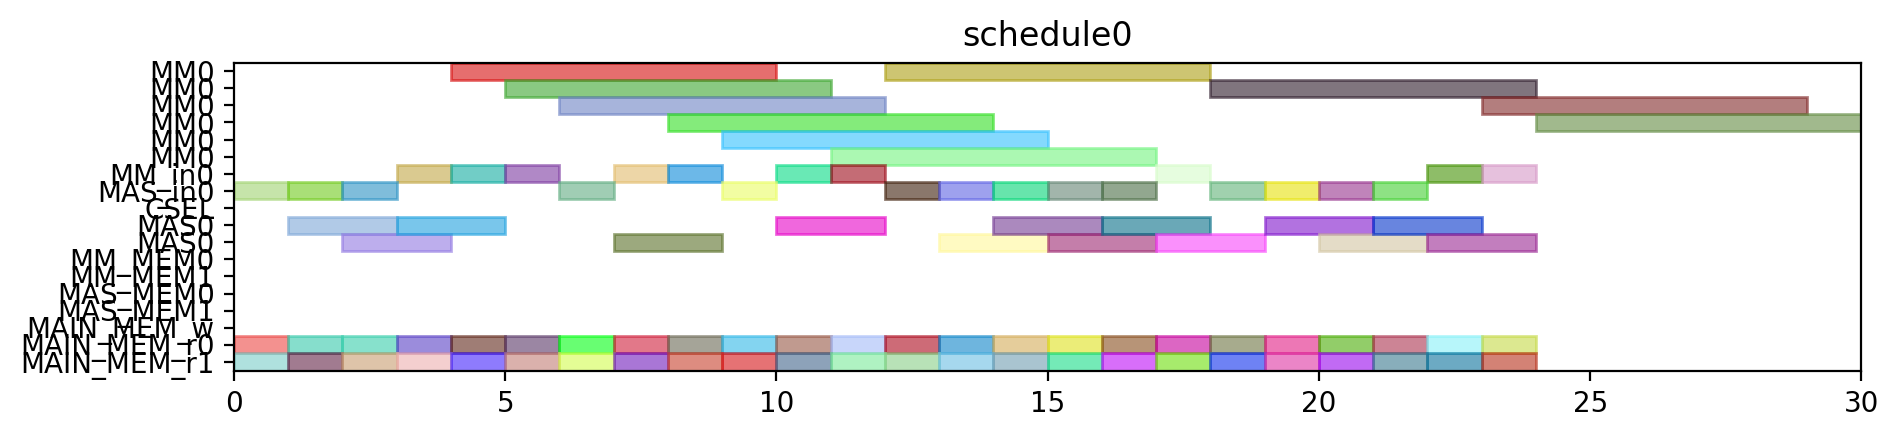

This figure's Python source:
from pyschedule import Scenario, solvers, plotters, alt


def solve():
	horizon = 120
	S = Scenario("schedule0", horizon=horizon)

	# resource
	MM = S.Resources('MM', num=1, size=6)
	MM_in = S.Resources('MM_in', num=1)
	MAS_in = S.Resources('MAS_in', num=1)
	CSEL = S.Resource('CSEL')
	MAS = S.Resources('MAS', num=1, size=2, periods=range(1, horizon))
	MM_MEM = S.Resources('MM_MEM', num=2)
	MAS_MEM = S.Resources('MAS_MEM', num=2)
	MAIN_MEM_w = S.Resource('MAIN_MEM_w', size=1)
	MAIN_MEM_r = S.Resources('MAIN_MEM_r', num=2)

	# result of previous scheduling

	# new tasks
	t0_t0 = S.Task('t0_t0', length=2, delay_cost=1)
	t0_t0 += alt(MAS)
	t0_t0_in = S.Task('t0_t0_in', length=1, delay_cost=1)
	t0_t0_in += alt(MAS_in)
	S += t0_t0_in*MAS_in[0]<=t0_t0*MAS[0]

	t0_t0_mem0 = S.Task('t0_t0_mem0', length=1, delay_cost=1)
	t0_t0_mem0 += MAIN_MEM_r[0]
	S += t0_t0_mem0 <= t0_t0

	t0_t0_mem1 = S.Task('t0_t0_mem1', length=1, delay_cost=1)
	t0_t0_mem1 += MAIN_MEM_r[1]
	S += t0_t0_mem1 <= t0_t0

	t0_t1 = S.Task('t0_t1', length=2, delay_cost=1)
	t0_t1 += alt(MAS)
	t0_t1_in = S.Task('t0_t1_in', length=1, delay_cost=1)
	t0_t1_in += alt(MAS_in)
	S += t0_t1_in*MAS_in[0]<=t0_t1*MAS[0]

	t0_t1_mem0 = S.Task('t0_t1_mem0', length=1, delay_cost=1)
	t0_t1_mem0 += MAIN_MEM_r[0]
	S += t0_t1_mem0 <= t0_t1

	t0_t1_mem1 = S.Task('t0_t1_mem1', length=1, delay_cost=1)
	t0_t1_mem1 += MAIN_MEM_r[1]
	S += t0_t1_mem1 <= t0_t1

	t0_t3 = S.Task('t0_t3', length=6, delay_cost=1)
	t0_t3 += alt(MM)
	t0_t3_in = S.Task('t0_t3_in', length=1, delay_cost=1)
	t0_t3_in += alt(MM_in)
	S += t0_t3_in*MM_in[0]<=t0_t3*MM[0]
	t0_t3_mem0 = S.Task('t0_t3_mem0', length=1, delay_cost=1)
	t0_t3_mem0 += MAIN_MEM_r[0]
	S += t0_t3_mem0 <= t0_t3

	t0_t3_mem1 = S.Task('t0_t3_mem1', length=1, delay_cost=1)
	t0_t3_mem1 += MAIN_MEM_r[1]
	S += t0_t3_mem1 <= t0_t3

	t10 = S.Task('t10', length=2, delay_cost=1)
	t10 += alt(MAS)
	t10_in = S.Task('t10_in', length=1, delay_cost=1)
	t10_in += alt(MAS_in)
	S += t10_in*MAS_in[0]<=t10*MAS[0]

	t10_mem0 = S.Task('t10_mem0', length=1, delay_cost=1)
	t10_mem0 += MAIN_MEM_r[0]
	S += t10_mem0 <= t10

	t10_mem1 = S.Task('t10_mem1', length=1, delay_cost=1)
	t10_mem1 += MAIN_MEM_r[1]
	S += t10_mem1 <= t10

	t11 = S.Task('t11', length=2, delay_cost=1)
	t11 += alt(MAS)
	t11_in = S.Task('t11_in', length=1, delay_cost=1)
	t11_in += alt(MAS_in)
	S += t11_in*MAS_in[0]<=t11*MAS[0]

	t11_mem0 = S.Task('t11_mem0', length=1, delay_cost=1)
	t11_mem0 += MAIN_MEM_r[0]
	S += t11_mem0 <= t11

	t11_mem1 = S.Task('t11_mem1', length=1, delay_cost=1)
	t11_mem1 += MAIN_MEM_r[1]
	S += t11_mem1 <= t11

	t3_t0 = S.Task('t3_t0', length=6, delay_cost=1)
	t3_t0 += alt(MM)
	t3_t0_in = S.Task('t3_t0_in', length=1, delay_cost=1)
	t3_t0_in += alt(MM_in)
	S += t3_t0_in*MM_in[0]<=t3_t0*MM[0]
	t3_t0_mem0 = S.Task('t3_t0_mem0', length=1, delay_cost=1)
	t3_t0_mem0 += MAIN_MEM_r[0]
	S += t3_t0_mem0 <= t3_t0

	t3_t0_mem1 = S.Task('t3_t0_mem1', length=1, delay_cost=1)
	t3_t0_mem1 += MAIN_MEM_r[1]
	S += t3_t0_mem1 <= t3_t0

	t3_t1 = S.Task('t3_t1', length=6, delay_cost=1)
	t3_t1 += alt(MM)
	t3_t1_in = S.Task('t3_t1_in', length=1, delay_cost=1)
	t3_t1_in += alt(MM_in)
	S += t3_t1_in*MM_in[0]<=t3_t1*MM[0]
	t3_t1_mem0 = S.Task('t3_t1_mem0', length=1, delay_cost=1)
	t3_t1_mem0 += MAIN_MEM_r[0]
	S += t3_t1_mem0 <= t3_t1

	t3_t1_mem1 = S.Task('t3_t1_mem1', length=1, delay_cost=1)
	t3_t1_mem1 += MAIN_MEM_r[1]
	S += t3_t1_mem1 <= t3_t1

	t3_t2 = S.Task('t3_t2', length=2, delay_cost=1)
	t3_t2 += alt(MAS)
	t3_t2_in = S.Task('t3_t2_in', length=1, delay_cost=1)
	t3_t2_in += alt(MAS_in)
	S += t3_t2_in*MAS_in[0]<=t3_t2*MAS[0]

	t3_t2_mem0 = S.Task('t3_t2_mem0', length=1, delay_cost=1)
	t3_t2_mem0 += MAIN_MEM_r[0]
	S += t3_t2_mem0 <= t3_t2

	t3_t2_mem1 = S.Task('t3_t2_mem1', length=1, delay_cost=1)
	t3_t2_mem1 += MAIN_MEM_r[1]
	S += t3_t2_mem1 <= t3_t2

	t3_t3 = S.Task('t3_t3', length=2, delay_cost=1)
	t3_t3 += alt(MAS)
	t3_t3_in = S.Task('t3_t3_in', length=1, delay_cost=1)
	t3_t3_in += alt(MAS_in)
	S += t3_t3_in*MAS_in[0]<=t3_t3*MAS[0]

	t3_t3_mem0 = S.Task('t3_t3_mem0', length=1, delay_cost=1)
	t3_t3_mem0 += MAIN_MEM_r[0]
	S += t3_t3_mem0 <= t3_t3

	t3_t3_mem1 = S.Task('t3_t3_mem1', length=1, delay_cost=1)
	t3_t3_mem1 += MAIN_MEM_r[1]
	S += t3_t3_mem1 <= t3_t3

	t4_t0 = S.Task('t4_t0', length=2, delay_cost=1)
	t4_t0 += alt(MAS)
	t4_t0_in = S.Task('t4_t0_in', length=1, delay_cost=1)
	t4_t0_in += alt(MAS_in)
	S += t4_t0_in*MAS_in[0]<=t4_t0*MAS[0]

	t4_t0_mem0 = S.Task('t4_t0_mem0', length=1, delay_cost=1)
	t4_t0_mem0 += MAIN_MEM_r[0]
	S += t4_t0_mem0 <= t4_t0

	t4_t0_mem1 = S.Task('t4_t0_mem1', length=1, delay_cost=1)
	t4_t0_mem1 += MAIN_MEM_r[1]
	S += t4_t0_mem1 <= t4_t0

	t4_t1 = S.Task('t4_t1', length=2, delay_cost=1)
	t4_t1 += alt(MAS)
	t4_t1_in = S.Task('t4_t1_in', length=1, delay_cost=1)
	t4_t1_in += alt(MAS_in)
	S += t4_t1_in*MAS_in[0]<=t4_t1*MAS[0]

	t4_t1_mem0 = S.Task('t4_t1_mem0', length=1, delay_cost=1)
	t4_t1_mem0 += MAIN_MEM_r[0]
	S += t4_t1_mem0 <= t4_t1

	t4_t1_mem1 = S.Task('t4_t1_mem1', length=1, delay_cost=1)
	t4_t1_mem1 += MAIN_MEM_r[1]
	S += t4_t1_mem1 <= t4_t1

	t4_t3 = S.Task('t4_t3', length=6, delay_cost=1)
	t4_t3 += alt(MM)
	t4_t3_in = S.Task('t4_t3_in', length=1, delay_cost=1)
	t4_t3_in += alt(MM_in)
	S += t4_t3_in*MM_in[0]<=t4_t3*MM[0]
	t4_t3_mem0 = S.Task('t4_t3_mem0', length=1, delay_cost=1)
	t4_t3_mem0 += MAIN_MEM_r[0]
	S += t4_t3_mem0 <= t4_t3

	t4_t3_mem1 = S.Task('t4_t3_mem1', length=1, delay_cost=1)
	t4_t3_mem1 += MAIN_MEM_r[1]
	S += t4_t3_mem1 <= t4_t3

	t5_t0 = S.Task('t5_t0', length=6, delay_cost=1)
	t5_t0 += alt(MM)
	t5_t0_in = S.Task('t5_t0_in', length=1, delay_cost=1)
	t5_t0_in += alt(MM_in)
	S += t5_t0_in*MM_in[0]<=t5_t0*MM[0]
	t5_t0_mem0 = S.Task('t5_t0_mem0', length=1, delay_cost=1)
	t5_t0_mem0 += MAIN_MEM_r[0]
	S += t5_t0_mem0 <= t5_t0

	t5_t0_mem1 = S.Task('t5_t0_mem1', length=1, delay_cost=1)
	t5_t0_mem1 += MAIN_MEM_r[1]
	S += t5_t0_mem1 <= t5_t0

	t5_t1 = S.Task('t5_t1', length=6, delay_cost=1)
	t5_t1 += alt(MM)
	t5_t1_in = S.Task('t5_t1_in', length=1, delay_cost=1)
	t5_t1_in += alt(MM_in)
	S += t5_t1_in*MM_in[0]<=t5_t1*MM[0]
	t5_t1_mem0 = S.Task('t5_t1_mem0', length=1, delay_cost=1)
	t5_t1_mem0 += MAIN_MEM_r[0]
	S += t5_t1_mem0 <= t5_t1

	t5_t1_mem1 = S.Task('t5_t1_mem1', length=1, delay_cost=1)
	t5_t1_mem1 += MAIN_MEM_r[1]
	S += t5_t1_mem1 <= t5_t1

	t5_t2 = S.Task('t5_t2', length=2, delay_cost=1)
	t5_t2 += alt(MAS)
	t5_t2_in = S.Task('t5_t2_in', length=1, delay_cost=1)
	t5_t2_in += alt(MAS_in)
	S += t5_t2_in*MAS_in[0]<=t5_t2*MAS[0]

	t5_t2_mem0 = S.Task('t5_t2_mem0', length=1, delay_cost=1)
	t5_t2_mem0 += MAIN_MEM_r[0]
	S += t5_t2_mem0 <= t5_t2

	t5_t2_mem1 = S.Task('t5_t2_mem1', length=1, delay_cost=1)
	t5_t2_mem1 += MAIN_MEM_r[1]
	S += t5_t2_mem1 <= t5_t2

	t5_t3 = S.Task('t5_t3', length=2, delay_cost=1)
	t5_t3 += alt(MAS)
	t5_t3_in = S.Task('t5_t3_in', length=1, delay_cost=1)
	t5_t3_in += alt(MAS_in)
	S += t5_t3_in*MAS_in[0]<=t5_t3*MAS[0]

	t5_t3_mem0 = S.Task('t5_t3_mem0', length=1, delay_cost=1)
	t5_t3_mem0 += MAIN_MEM_r[0]
	S += t5_t3_mem0 <= t5_t3

	t5_t3_mem1 = S.Task('t5_t3_mem1', length=1, delay_cost=1)
	t5_t3_mem1 += MAIN_MEM_r[1]
	S += t5_t3_mem1 <= t5_t3

	t6_t0 = S.Task('t6_t0', length=6, delay_cost=1)
	t6_t0 += alt(MM)
	t6_t0_in = S.Task('t6_t0_in', length=1, delay_cost=1)
	t6_t0_in += alt(MM_in)
	S += t6_t0_in*MM_in[0]<=t6_t0*MM[0]
	t6_t0_mem0 = S.Task('t6_t0_mem0', length=1, delay_cost=1)
	t6_t0_mem0 += MAIN_MEM_r[0]
	S += t6_t0_mem0 <= t6_t0

	t6_t0_mem1 = S.Task('t6_t0_mem1', length=1, delay_cost=1)
	t6_t0_mem1 += MAIN_MEM_r[1]
	S += t6_t0_mem1 <= t6_t0

	t6_t1 = S.Task('t6_t1', length=6, delay_cost=1)
	t6_t1 += alt(MM)
	t6_t1_in = S.Task('t6_t1_in', length=1, delay_cost=1)
	t6_t1_in += alt(MM_in)
	S += t6_t1_in*MM_in[0]<=t6_t1*MM[0]
	t6_t1_mem0 = S.Task('t6_t1_mem0', length=1, delay_cost=1)
	t6_t1_mem0 += MAIN_MEM_r[0]
	S += t6_t1_mem0 <= t6_t1

	t6_t1_mem1 = S.Task('t6_t1_mem1', length=1, delay_cost=1)
	t6_t1_mem1 += MAIN_MEM_r[1]
	S += t6_t1_mem1 <= t6_t1

	t6_t2 = S.Task('t6_t2', length=2, delay_cost=1)
	t6_t2 += alt(MAS)
	t6_t2_in = S.Task('t6_t2_in', length=1, delay_cost=1)
	t6_t2_in += alt(MAS_in)
	S += t6_t2_in*MAS_in[0]<=t6_t2*MAS[0]

	t6_t2_mem0 = S.Task('t6_t2_mem0', length=1, delay_cost=1)
	t6_t2_mem0 += MAIN_MEM_r[0]
	S += t6_t2_mem0 <= t6_t2

	t6_t2_mem1 = S.Task('t6_t2_mem1', length=1, delay_cost=1)
	t6_t2_mem1 += MAIN_MEM_r[1]
	S += t6_t2_mem1 <= t6_t2

	t6_t3 = S.Task('t6_t3', length=2, delay_cost=1)
	t6_t3 += alt(MAS)
	t6_t3_in = S.Task('t6_t3_in', length=1, delay_cost=1)
	t6_t3_in += alt(MAS_in)
	S += t6_t3_in*MAS_in[0]<=t6_t3*MAS[0]

	t6_t3_mem0 = S.Task('t6_t3_mem0', length=1, delay_cost=1)
	t6_t3_mem0 += MAIN_MEM_r[0]
	S += t6_t3_mem0 <= t6_t3

	t6_t3_mem1 = S.Task('t6_t3_mem1', length=1, delay_cost=1)
	t6_t3_mem1 += MAIN_MEM_r[1]
	S += t6_t3_mem1 <= t6_t3

	t7_t0 = S.Task('t7_t0', length=6, delay_cost=1)
	t7_t0 += alt(MM)
	t7_t0_in = S.Task('t7_t0_in', length=1, delay_cost=1)
	t7_t0_in += alt(MM_in)
	S += t7_t0_in*MM_in[0]<=t7_t0*MM[0]
	t7_t0_mem0 = S.Task('t7_t0_mem0', length=1, delay_cost=1)
	t7_t0_mem0 += MAIN_MEM_r[0]
	S += t7_t0_mem0 <= t7_t0

	t7_t0_mem1 = S.Task('t7_t0_mem1', length=1, delay_cost=1)
	t7_t0_mem1 += MAIN_MEM_r[1]
	S += t7_t0_mem1 <= t7_t0

	t7_t1 = S.Task('t7_t1', length=6, delay_cost=1)
	t7_t1 += alt(MM)
	t7_t1_in = S.Task('t7_t1_in', length=1, delay_cost=1)
	t7_t1_in += alt(MM_in)
	S += t7_t1_in*MM_in[0]<=t7_t1*MM[0]
	t7_t1_mem0 = S.Task('t7_t1_mem0', length=1, delay_cost=1)
	t7_t1_mem0 += MAIN_MEM_r[0]
	S += t7_t1_mem0 <= t7_t1

	t7_t1_mem1 = S.Task('t7_t1_mem1', length=1, delay_cost=1)
	t7_t1_mem1 += MAIN_MEM_r[1]
	S += t7_t1_mem1 <= t7_t1

	t7_t2 = S.Task('t7_t2', length=2, delay_cost=1)
	t7_t2 += alt(MAS)
	t7_t2_in = S.Task('t7_t2_in', length=1, delay_cost=1)
	t7_t2_in += alt(MAS_in)
	S += t7_t2_in*MAS_in[0]<=t7_t2*MAS[0]

	t7_t2_mem0 = S.Task('t7_t2_mem0', length=1, delay_cost=1)
	t7_t2_mem0 += MAIN_MEM_r[0]
	S += t7_t2_mem0 <= t7_t2

	t7_t2_mem1 = S.Task('t7_t2_mem1', length=1, delay_cost=1)
	t7_t2_mem1 += MAIN_MEM_r[1]
	S += t7_t2_mem1 <= t7_t2

	t7_t3 = S.Task('t7_t3', length=2, delay_cost=1)
	t7_t3 += alt(MAS)
	t7_t3_in = S.Task('t7_t3_in', length=1, delay_cost=1)
	t7_t3_in += alt(MAS_in)
	S += t7_t3_in*MAS_in[0]<=t7_t3*MAS[0]

	t7_t3_mem0 = S.Task('t7_t3_mem0', length=1, delay_cost=1)
	t7_t3_mem0 += MAIN_MEM_r[0]
	S += t7_t3_mem0 <= t7_t3

	t7_t3_mem1 = S.Task('t7_t3_mem1', length=1, delay_cost=1)
	t7_t3_mem1 += MAIN_MEM_r[1]
	S += t7_t3_mem1 <= t7_t3

	solvers.mip.solve(S,msg=1,kind='CPLEX',ratio_gap=1.01)

	solution = [['hoge']*len(S.solution()[1]) for i in range(len(S.solution()))]
	for i in range(len(S.solution())):
		for j in range(len(S.solution()[i])):
			solution[i][j]=str(S.solution()[i][j])
	print(solution)

	cycles = int(solution[-1][3])

	pic_file_name = "/mnt/rose/usr1/fukuda/ABE/multiRAM_multiMAS_16mux/scheduling_result/stage6MM1_stage2MAS1/SQR012345/schedule0.png"
	if(S.solution() != []):
		plotters.matplotlib.plot(S,img_filename=pic_file_name, show_task_labels=False, fig_size=(cycles*0.25+3, 2))

	return solution
